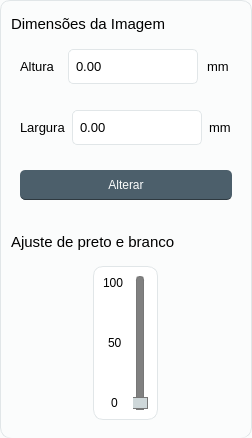
             <widget class="QWidget" name="tab">
              <property name="styleSheet">
               <string notr="true">background-color: rgb(251, 252, 252);
border: 1px solid rgb(225, 230, 232);
border-radius:10px;
</string>
              </property>
              <attribute name="title">
               <string>Controle imagem</string>
              </attribute>
              <layout class="QVBoxLayout" name="verticalLayout_8">
               <property name="leftMargin">
                <number>2</number>
               </property>
               <property name="topMargin">
                <number>6</number>
               </property>
               <property name="rightMargin">
                <number>2</number>
               </property>
               <property name="bottomMargin">
                <number>0</number>
               </property>
               <item>
                <widget class="QFrame" name="frame_7">
                 <property name="styleSheet">
                  <string notr="true">
border:none;
</string>
                 </property>
                 <property name="frameShape">
                  <enum>QFrame::StyledPanel</enum>
                 </property>
                 <property name="frameShadow">
                  <enum>QFrame::Raised</enum>
                 </property>
                 <layout class="QVBoxLayout" name="verticalLayout_9">
                  <property name="topMargin">
                   <number>9</number>
                  </property>
                  <property name="bottomMargin">
                   <number>9</number>
                  </property>
                  <item>
                   <widget class="QLabel" name="label_18">
                    <property name="font">
                     <font>
                      <family>Segoe UI</family>
                      <pointsize>11</pointsize>
                     </font>
                    </property>
                    <property name="styleSheet">
                     <string notr="true">border:none;</string>
                    </property>
                    <property name="text">
                     <string>Dimensões da Imagem</string>
                    </property>
                   </widget>
                  </item>
                  <item>
                   <widget class="QFrame" name="frame_24">
                    <property name="minimumSize">
                     <size>
                      <width>230</width>
                      <height>55</height>
                     </size>
                    </property>
                    <property name="maximumSize">
                     <size>
                      <width>230</width>
                      <height>55</height>
                     </size>
                    </property>
                    <property name="styleSheet">
                     <string notr="true">border:none;</string>
                    </property>
                    <property name="frameShape">
                     <enum>QFrame::StyledPanel</enum>
                    </property>
                    <property name="frameShadow">
                     <enum>QFrame::Raised</enum>
                    </property>
                    <layout class="QHBoxLayout" name="horizontalLayout_11">
                     <item>
                      <widget class="QLabel" name="label_5">
                       <property name="maximumSize">
                        <size>
                         <width>50</width>
                         <height>16777215</height>
                        </size>
                       </property>
                       <property name="font">
                        <font>
                         <family>Segoe UI</family>
                         <pointsize>10</pointsize>
                        </font>
                       </property>
                       <property name="styleSheet">
                        <string notr="true">border: none;</string>
                       </property>
                       <property name="text">
                        <string>Altura  </string>
                       </property>
                      </widget>
                     </item>
                     <item>
                      <widget class="QDoubleSpinBox" name="altura_box">
                       <property name="minimumSize">
                        <size>
                         <width>130</width>
                         <height>35</height>
                        </size>
                       </property>
                       <property name="maximumSize">
                        <size>
                         <width>150</width>
                         <height>35</height>
                        </size>
                       </property>
                       <property name="font">
                        <font>
                         <family>Segoe UI</family>
                         <pointsize>10</pointsize>
                        </font>
                       </property>
                       <property name="styleSheet">
                        <string notr="true">QDoubleSpinBox{
	padding-left: 5px;
	background: #FFF;
	color: rgb(0, 0, 0);
	border: 1px solid rgb(225, 230, 232);
	border-radius:5px;
}
QDoubleSpinBox:hover{
	border-bottom: 1px solid  rgb(218, 197, 199);
}

QDoubleSpinBox:focus{
	border:2px solid rgb(85, 170, 255);
}
</string>
                       </property>
                       <property name="buttonSymbols">
                        <enum>QAbstractSpinBox::NoButtons</enum>
                       </property>
                       <property name="maximum">
                        <double>10000.000000000000000</double>
                       </property>
                      </widget>
                     </item>
                     <item alignment="Qt::AlignHCenter">
                      <widget class="QLabel" name="label_21">
                       <property name="font">
                        <font>
                         <family>Segoe UI</family>
                         <pointsize>10</pointsize>
                        </font>
                       </property>
                       <property name="styleSheet">
                        <string notr="true">border: none;</string>
                       </property>
                       <property name="text">
                        <string>mm</string>
                       </property>
                      </widget>
                     </item>
                    </layout>
                   </widget>
                  </item>
                  <item alignment="Qt::AlignHCenter">
                   <widget class="QFrame" name="frame_25">
                    <property name="minimumSize">
                     <size>
                      <width>230</width>
                      <height>55</height>
                     </size>
                    </property>
                    <property name="maximumSize">
                     <size>
                      <width>230</width>
                      <height>55</height>
                     </size>
                    </property>
                    <property name="styleSheet">
                     <string notr="true">border:none;</string>
                    </property>
                    <property name="frameShape">
                     <enum>QFrame::StyledPanel</enum>
                    </property>
                    <property name="frameShadow">
                     <enum>QFrame::Raised</enum>
                    </property>
                    <layout class="QHBoxLayout" name="horizontalLayout_12">
                     <item>
                      <widget class="QLabel" name="label">
                       <property name="maximumSize">
                        <size>
                         <width>50</width>
                         <height>16777215</height>
                        </size>
                       </property>
                       <property name="font">
                        <font>
                         <family>Segoe UI</family>
                         <pointsize>10</pointsize>
                        </font>
                       </property>
                       <property name="styleSheet">
                        <string notr="true">border:none;</string>
                       </property>
                       <property name="text">
                        <string>Largura</string>
                       </property>
                      </widget>
                     </item>
                     <item>
                      <widget class="QDoubleSpinBox" name="largura_box">
                       <property name="minimumSize">
                        <size>
                         <width>130</width>
                         <height>35</height>
                        </size>
                       </property>
                       <property name="maximumSize">
                        <size>
                         <width>130</width>
                         <height>35</height>
                        </size>
                       </property>
                       <property name="font">
                        <font>
                         <family>Segoe UI</family>
                         <pointsize>10</pointsize>
                        </font>
                       </property>
                       <property name="styleSheet">
                        <string notr="true">QDoubleSpinBox{
	padding-left: 5px;
	background: #FFF;
	color: rgb(0, 0, 0);
	border: 1px solid rgb(225, 230, 232);
	border-radius:5px;
}
QDoubleSpinBox:hover{
	border-bottom: 1px solid  rgb(218, 197, 199);
}

QDoubleSpinBox:focus{
	border:2px solid rgb(85, 170, 255);
}
</string>
                       </property>
                       <property name="buttonSymbols">
                        <enum>QAbstractSpinBox::NoButtons</enum>
                       </property>
                       <property name="decimals">
                        <number>2</number>
                       </property>
                       <property name="minimum">
                        <double>0.000000000000000</double>
                       </property>
                       <property name="maximum">
                        <double>100000.000000000000000</double>
                       </property>
                       <property name="value">
                        <double>0.000000000000000</double>
                       </property>
                      </widget>
                     </item>
                     <item alignment="Qt::AlignHCenter">
                      <widget class="QLabel" name="label_22">
                       <property name="font">
                        <font>
                         <family>Segoe UI</family>
                         <pointsize>10</pointsize>
                        </font>
                       </property>
                       <property name="styleSheet">
                        <string notr="true">border:none;</string>
                       </property>
                       <property name="text">
                        <string>mm</string>
                       </property>
                      </widget>
                     </item>
                    </layout>
                   </widget>
                  </item>
                  <item>
                   <widget class="QFrame" name="frame_26">
                    <property name="frameShape">
                     <enum>QFrame::StyledPanel</enum>
                    </property>
                    <property name="frameShadow">
                     <enum>QFrame::Raised</enum>
                    </property>
                    <layout class="QHBoxLayout" name="horizontalLayout_14">
                     <item>
                      <widget class="QPushButton" name="resize_btn">
                       <property name="minimumSize">
                        <size>
                         <width>100</width>
                         <height>30</height>
                        </size>
                       </property>
                       <property name="styleSheet">
                        <string notr="true">
QPushButton{
	background-color: rgb(76, 95, 107);
	border-bottom: 1px solid  rgb(46, 57, 64);
	border-radius:5px;
	color: rgb(250, 252, 252);
}
QPushButton:hover{
	background-color: rgb(96, 121, 136);
	border-bottom: 1px solid  rgb(46, 57, 64);
	border-radius:5px;
	color: rgb(250, 252, 252);
}
QPushButton:pressed{
	background-color: rgb(85, 170, 255);
}</string>
                       </property>
                       <property name="text">
                        <string>Alterar</string>
                       </property>
                      </widget>
                     </item>
                    </layout>
                   </widget>
                  </item>
                 </layout>
                </widget>
               </item>
               <item>
                <widget class="QFrame" name="frame_13">
                 <property name="styleSheet">
                  <string notr="true">
border:none;
</string>
                 </property>
                 <property name="frameShape">
                  <enum>QFrame::StyledPanel</enum>
                 </property>
                 <property name="frameShadow">
                  <enum>QFrame::Raised</enum>
                 </property>
                 <layout class="QVBoxLayout" name="verticalLayout_10">
                  <property name="leftMargin">
                   <number>9</number>
                  </property>
                  <property name="topMargin">
                   <number>9</number>
                  </property>
                  <property name="rightMargin">
                   <number>9</number>
                  </property>
                  <property name="bottomMargin">
                   <number>9</number>
                  </property>
                  <item>
                   <widget class="QLabel" name="label_29">
                    <property name="font">
                     <font>
                      <family>Segoe UI</family>
                      <pointsize>11</pointsize>
                     </font>
                    </property>
                    <property name="styleSheet">
                     <string notr="true">border:none;
</string>
                    </property>
                    <property name="text">
                     <string>Ajuste de preto e branco</string>
                    </property>
                   </widget>
                  </item>
                  <item>
                   <widget class="QFrame" name="frame_6">
                    <property name="frameShape">
                     <enum>QFrame::StyledPanel</enum>
                    </property>
                    <property name="frameShadow">
                     <enum>QFrame::Raised</enum>
                    </property>
                    <layout class="QVBoxLayout" name="verticalLayout">
                     <item alignment="Qt::AlignHCenter">
                      <widget class="QFrame" name="frame_11">
                       <property name="styleSheet">
                        <string notr="true">background-color: rgb(255, 255, 255);
border: 1px solid rgb(225, 230, 232);
border-radius:10px;
</string>
                       </property>
                       <property name="frameShape">
                        <enum>QFrame::StyledPanel</enum>
                       </property>
                       <property name="frameShadow">
                        <enum>QFrame::Raised</enum>
                       </property>
                       <layout class="QHBoxLayout" name="horizontalLayout_4">
                        <item>
                         <widget class="QFrame" name="frame_12">
                          <property name="styleSheet">
                           <string notr="true">border:none;</string>
                          </property>
                          <property name="frameShape">
                           <enum>QFrame::StyledPanel</enum>
                          </property>
                          <property name="frameShadow">
                           <enum>QFrame::Raised</enum>
                          </property>
                          <layout class="QVBoxLayout" name="verticalLayout_2">
                           <property name="leftMargin">
                            <number>0</number>
                           </property>
                           <property name="topMargin">
                            <number>0</number>
                           </property>
                           <property name="rightMargin">
                            <number>0</number>
                           </property>
                           <property name="bottomMargin">
                            <number>0</number>
                           </property>
                           <item alignment="Qt::AlignHCenter">
                            <widget class="QLabel" name="label_3">
                             <property name="text">
                              <string>100 </string>
                             </property>
                            </widget>
                           </item>
                           <item>
                            <spacer name="verticalSpacer_2">
                             <property name="orientation">
                              <enum>Qt::Vertical</enum>
                             </property>
                             <property name="sizeHint" stdset="0">
                              <size>
                               <width>20</width>
                               <height>40</height>
                              </size>
                             </property>
                            </spacer>
                           </item>
                           <item alignment="Qt::AlignHCenter">
                            <widget class="QLabel" name="label_6">
                             <property name="text">
                              <string>50</string>
                             </property>
                            </widget>
                           </item>
                           <item>
                            <spacer name="verticalSpacer_3">
                             <property name="orientation">
                              <enum>Qt::Vertical</enum>
                             </property>
                             <property name="sizeHint" stdset="0">
                              <size>
                               <width>20</width>
                               <height>40</height>
                              </size>
                             </property>
                            </spacer>
                           </item>
                           <item alignment="Qt::AlignHCenter">
                            <widget class="QLabel" name="label_4">
                             <property name="text">
                              <string>0</string>
                             </property>
                            </widget>
                           </item>
                          </layout>
                         </widget>
                        </item>
                        <item>
                         <widget class="QSlider" name="verticalSlider">
                          <property name="styleSheet">
                           <string notr="true">QSlider{
border:none;
}

QSlider::groove:vertical {
border: 1px solid #bbb;
background: grey;
width: 6px;
border-radius: 2px;
}

QSlider::add-page:vertical {
background-color:  rgb(85, 170, 255);
border: 1px solid #777;
width:: 10px;
border-radius: 4px;
}

QSlider::sub-page:vertical {
background: 474b59;
border: 1px solid #777;
width: 10px;
border-radius: 4px;
}

QSlider::handle:vertical {
background: #ced7d9;
border: 1px solid #777;
height: 10px;
margin-right: -5px;
margin-left: -5px;
margin-top: -1px;
border-radius: -5px;
}



</string>
                          </property>
                          <property name="maximum">
                           <number>255</number>
                          </property>
                          <property name="orientation">
                           <enum>Qt::Vertical</enum>
                          </property>
                         </widget>
                        </item>
                       </layout>
                      </widget>
                     </item>
                    </layout>
                   </widget>
                  </item>
                 </layout>
                </widget>
               </item>
              </layout>
             </widget>
